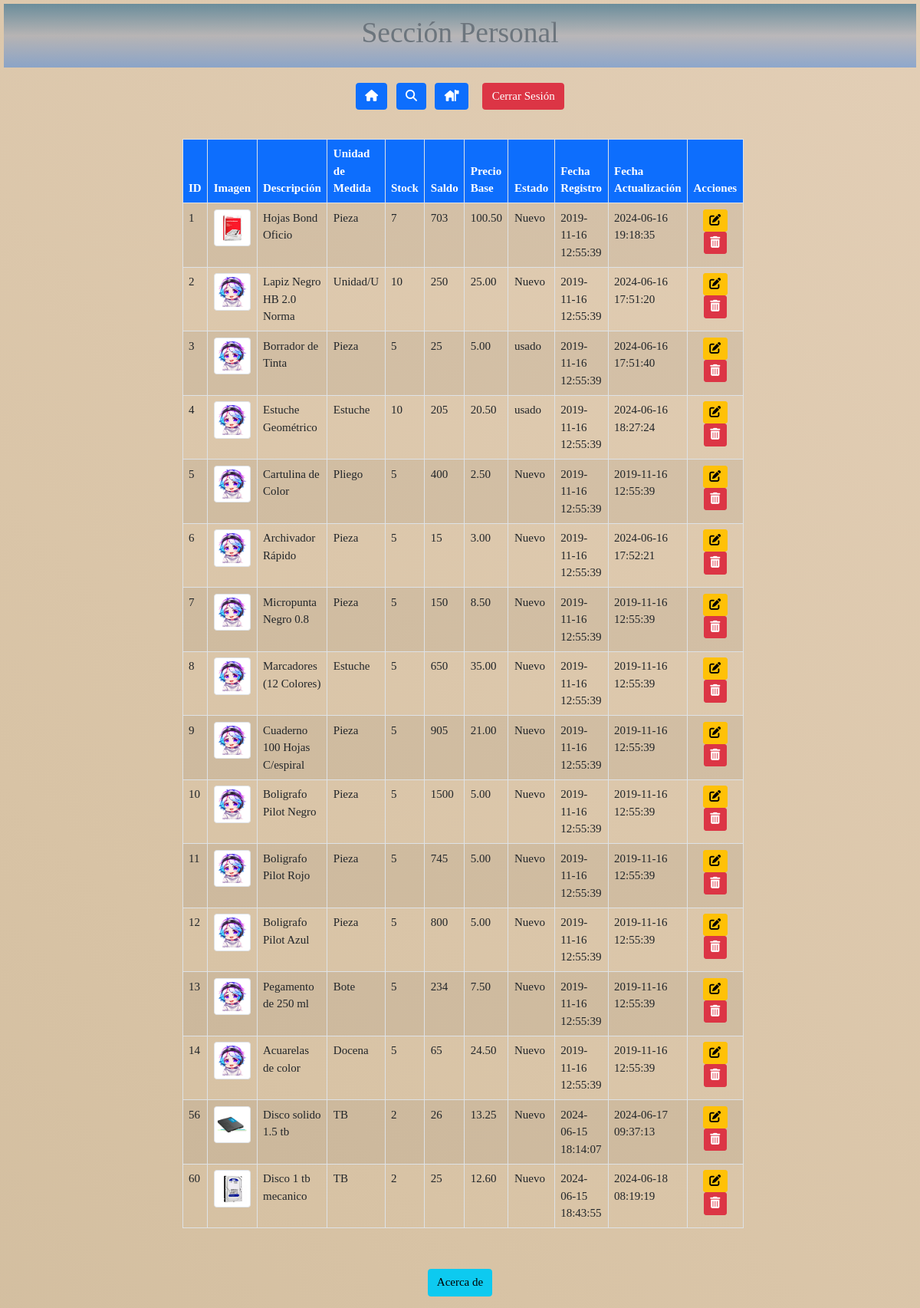
Screenshot of /php/pantallas/buscarProduct.php with the database file from the repository.
### tables this page shows
CREATE TABLE `producto` (
  `id` int(11) NOT NULL AUTO_INCREMENT,
  `descripcion` varchar(150) NOT NULL,
  descripcion_complete tinytext ,
  `stock` int(20) NOT NULL DEFAULT 5,
  `unidadMedida` varchar(25) NOT NULL,
  `saldo` double(11,0) NOT NULL,
  `precioBase` decimal(18,2) NOT NULL,
  `fechaRegistro` timestamp NOT NULL DEFAULT current_timestamp(),
  `fechaActualizacion` timestamp NULL DEFAULT NULL,
  `img` varchar(400) NOT NULL DEFAULT 'back.png',
  `idUsuario` int(11) DEFAULT 1,
  `estado` int(11) DEFAULT 1,
  `categoria` int(11) DEFAULT 1,
  PRIMARY KEY (`id`),
  KEY `fk_producto_usuario` (`idUsuario`),
  KEY `fk_producto_estadoproducto` (`estado`),
  CONSTRAINT `fk_producto_estadoproducto` FOREIGN KEY (`estado`) REFERENCES `estadoproducto` (`idestadoProducto`),
  CONSTRAINT `fk_producto_usuario` FOREIGN KEY (`idUsuario`) REFERENCES `usuario` (`idUsuario`)
);

CREATE TABLE `estadoproducto` (
  `idestadoProducto` int(11) NOT NULL AUTO_INCREMENT,
  `estado` varchar(25) NOT NULL,
  PRIMARY KEY (`idestadoProducto`)
);

### php/pantallas/buscarProduct.php (the view, shortened to what this page needs)
<?php
  $valorGet=$_GET['search'];
?>
<!DOCTYPE html>
<html lang="es">
<head>
    <link href="https://cdn.jsdelivr.net/npm/bootstrap@5.0.2/dist/css/bootstrap.min.css" rel="stylesheet">
    <link rel="stylesheet" href="/css/user.css">
</head>
<?php require_once '../layouts/loaderEspiral.php'; ?>
<body class="hidden">
    <header class="text-center py-3">
        <h1 class="text-center text-secondary font-weight-bold ">Sección Personal</h1>
    </header>
    <nav class="text-center my-3">
        <button class="btn btn-primary mx-2" title="inicio" onclick="window.location='/index.php'"><i class="fa-solid fa-house"></i></button>
        <a class="btn btn-primary" data-bs-toggle="modal" title="buscar" href="#exampleModalToggle" role="button"><i class="fa-solid fa-magnifying-glass"></i></a>
        <button class="btn btn-primary mx-2" title="seccion productos" onclick="window.location.href='/php/pantallas/user.php'"><i class="fa-solid fa-house-flag"></i></button>
        <button class="btn btn-danger mx-2" title="cerrar sesion" onclick="cerrarSesion()">Cerrar Sesión</button>
    </nav>
    <div class="container-fluid row m-auto">
        <div class="col-8 p-4 m-auto ">
        <?php
            require_once '../controladores/eliminarProducto.php'
        ?>
            <table class="table table-striped table-hover table-bordered">
                <thead class="bg-primary text-white">
                    <tr>
                        <th scope="col">ID</th>
                        <th scope="col">Imagen</th>
                        <th scope="col">Descripción</th>
                        <th scope="col">Unidad de Medida</th>
                        <th scope="col">Stock</th>
                        <th scope="col">Saldo</th>
                        <th scope="col">Precio Base</th>
                        <th scope="col">Estado</th>
                        <th scope="col">Fecha Registro</th>
                        <th scope="col">Fecha Actualización</th>
                        <th scope="col">Acciones</th>
                    </tr>
                </thead>
                <tbody>
                    <?php
                    $sql = " select producto.id, producto.img ,producto.descripcion,producto.unidadMedida,producto.stock,
                            producto.saldo ,producto.precioBase, estadoproducto.estado,producto.fechaRegistro,
                            producto.fechaActualizacion,producto.idUsuario
                            from producto
                            inner join estadoproducto on producto.estado=estadoproducto.idestadoProducto  where producto.descripcion like '%$valorGet%'";
                    $result = $conn->query($sql);
                    if ($result->num_rows > 0) {
                        while ($datos = $result->fetch_assoc()) {
                            ?>
                            <tr>
                                <td><?= $datos['id'] ?></td>
                                <td><img src="/img/<?= $datos['img'] ?>" alt="img" class="img-thumbnail" width="60"></td>
                                <td><?= $datos['descripcion'] ?></td>
                                <td><?= $datos['unidadMedida'] ?></td>
                                <td><?= $datos['stock']?></td>
                                <td><?= $datos['saldo'] ?></td>
                                <td><?= $datos['precioBase'] ?></td>
                                <td><?= $datos['estado'] ?></td>
                                <td><?= $datos['fechaRegistro'] ?></td>
                                <td><?= $datos['fechaActualizacion'] ?></td>
                                <td class="text-center">
                                    <a href="/php/pantallas/modifyProduct.php?id=<?=$datos['id']?>" class="btn btn-warning btn-sm"><i class="fa-solid fa-pen-to-square"></i></a>
                                    <a href="/php/pantallas/user.php?id=<?=$datos['id']?>&&img=<?=$datos['img']?>" class="btn btn-danger btn-sm"><i class="fa-solid fa-trash-can"></i></a>
                                </td>
                            </tr>
                            <?php
                        }
                    } else {
                        echo "<tr><td colspan='10' class='text-center'>0 resultados</td></tr>";
                    }
                    ?>
                </tbody>
            </table>
        </div>
    </div>
    <footer class="text-center py-3">
        <button class="btn btn-info">Acerca de</button>
    </footer>
</body>
</html>

### css/user.css (style rules this page uses)
* { font-size: 15px; }
header { background: linear-gradient(#6b8d9b,rgba(78, 124, 199, 0.267),rgba(16, 109, 238, 0.4)); margin: 5px; padding: 5px; color: #fff; }
body { display: flex; flex-direction: column; min-height: 100vh; background: linear-gradient(45deg, #b29f7d, #d8c3a5, #f4e1d2); background-size: 400% 400%; animation: gradientAnimation 15s ease infinite; color: #333; font-family: 'Times New Roman', Times, serif; }

### rows the page displays
producto: id "1", img (picture), descripcion "Hojas Bond Oficio", unidadMedida "Pieza", stock "7", saldo "703", precioBase "100.50", estado.estado "Nuevo", fechaRegistro "2019-11-16 12:55:39", fechaActualizacion "2024-06-16 19:18:35"
producto: id "2", img (placeholder picture), descripcion "Lapiz Negro HB 2.0 Norma", unidadMedida "Unidad/U", stock "10", saldo "250", precioBase "25.00", estado.estado "Nuevo", fechaRegistro "2019-11-16 12:55:39", fechaActualizacion "2024-06-16 17:51:20"
producto: id "3", img (placeholder picture), descripcion "Borrador de Tinta", unidadMedida "Pieza", stock "5", saldo "25", precioBase "5.00", estado.estado "usado", fechaRegistro "2019-11-16 12:55:39", fechaActualizacion "2024-06-16 17:51:40"
producto: id "4", img (placeholder picture), descripcion "Estuche Geométrico", unidadMedida "Estuche", stock "10", saldo "205", precioBase "20.50", estado.estado "usado", fechaRegistro "2019-11-16 12:55:39", fechaActualizacion "2024-06-16 18:27:24"
producto: id "5", img (placeholder picture), descripcion "Cartulina de Color", unidadMedida "Pliego", stock "5", saldo "400", precioBase "2.50", estado.estado "Nuevo", fechaRegistro "2019-11-16 12:55:39", fechaActualizacion "2019-11-16 12:55:39"
producto: id "6", img (placeholder picture), descripcion "Archivador Rápido", unidadMedida "Pieza", stock "5", saldo "15", precioBase "3.00", estado.estado "Nuevo", fechaRegistro "2019-11-16 12:55:39", fechaActualizacion "2024-06-16 17:52:21"
producto: id "7", img (placeholder picture), descripcion "Micropunta Negro 0.8", unidadMedida "Pieza", stock "5", saldo "150", precioBase "8.50", estado.estado "Nuevo", fechaRegistro "2019-11-16 12:55:39", fechaActualizacion "2019-11-16 12:55:39"
producto: id "8", img (placeholder picture), descripcion "Marcadores (12 Colores)", unidadMedida "Estuche", stock "5", saldo "650", precioBase "35.00", estado.estado "Nuevo", fechaRegistro "2019-11-16 12:55:39", fechaActualizacion "2019-11-16 12:55:39"
producto: id "9", img (placeholder picture), descripcion "Cuaderno 100 Hojas C/espiral", unidadMedida "Pieza", stock "5", saldo "905", precioBase "21.00", estado.estado "Nuevo", fechaRegistro "2019-11-16 12:55:39", fechaActualizacion "2019-11-16 12:55:39"
producto: id "10", img (placeholder picture), descripcion "Boligrafo Pilot Negro", unidadMedida "Pieza", stock "5", saldo "1500", precioBase "5.00", estado.estado "Nuevo", fechaRegistro "2019-11-16 12:55:39", fechaActualizacion "2019-11-16 12:55:39"
producto: id "11", img (placeholder picture), descripcion "Boligrafo Pilot Rojo", unidadMedida "Pieza", stock "5", saldo "745", precioBase "5.00", estado.estado "Nuevo", fechaRegistro "2019-11-16 12:55:39", fechaActualizacion "2019-11-16 12:55:39"
producto: id "12", img (placeholder picture), descripcion "Boligrafo Pilot Azul", unidadMedida "Pieza", stock "5", saldo "800", precioBase "5.00", estado.estado "Nuevo", fechaRegistro "2019-11-16 12:55:39", fechaActualizacion "2019-11-16 12:55:39"
producto: id "13", img (placeholder picture), descripcion "Pegamento de 250 ml", unidadMedida "Bote", stock "5", saldo "234", precioBase "7.50", estado.estado "Nuevo", fechaRegistro "2019-11-16 12:55:39", fechaActualizacion "2019-11-16 12:55:39"
producto: id "14", img (placeholder picture), descripcion "Acuarelas de color", unidadMedida "Docena", stock "5", saldo "65", precioBase "24.50", estado.estado "Nuevo", fechaRegistro "2019-11-16 12:55:39", fechaActualizacion "2019-11-16 12:55:39"
producto: id "56", img (picture), descripcion "Disco solido 1.5 tb", unidadMedida "TB", stock "2", saldo "26", precioBase "13.25", estado.estado "Nuevo", fechaRegistro "2024-06-15 18:14:07", fechaActualizacion "2024-06-17 09:37:13"
producto: id "60", img (picture), descripcion "Disco 1 tb mecanico", unidadMedida "TB", stock "2", saldo "25", precioBase "12.60", estado.estado "Nuevo", fechaRegistro "2024-06-15 18:43:55", fechaActualizacion "2024-06-18 08:19:19"
